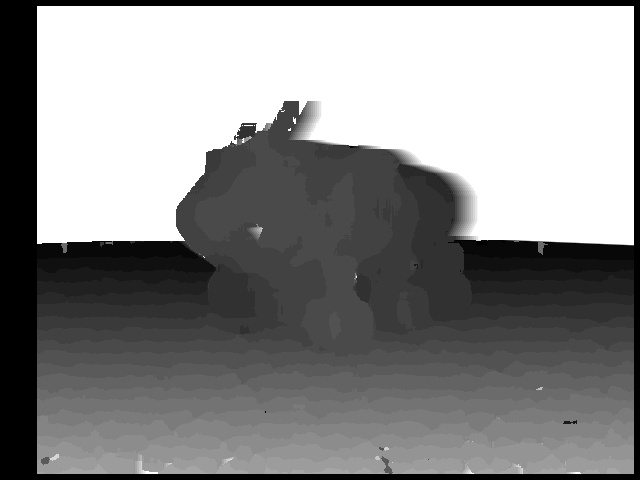
#> input picture ubuntu/left_disp.jpg, 640 x 480 px
$ python image_processing.py   (older library calls are emulated)
#> lines starting #> are read from the running program, lines starting #| are printed output that depends on the picture
import matplotlib.pyplot as plt
import numpy as np
import cv2

# load
l_disp = cv2.imread("left_disp.jpg")
#> l_disp is the input picture: shape (480, 640, 3); min 0, max 255, mean 139.6
r_disp = cv2.imread("right_disp.jpg")
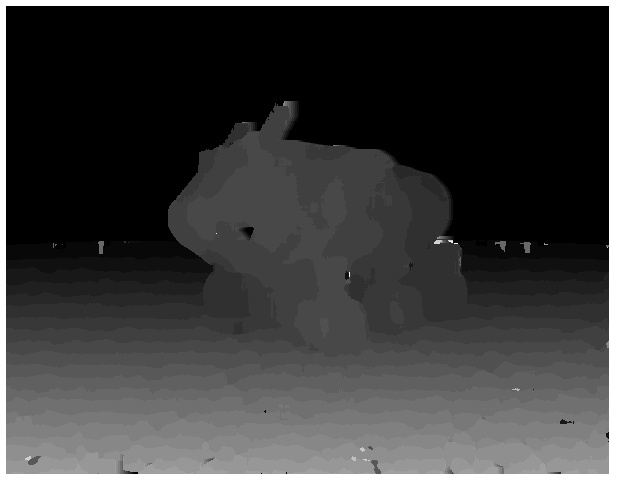
#> input picture ubuntu/right_disp.jpg, 640 x 480 px
#> r_disp is the input picture: shape (480, 640, 3); min 0, max 255, mean 64.2

numDisparities = 32
blockSize = 13

cv2.normalize(l_disp,  l_disp, 0, numDisparities-1, cv2.NORM_MINMAX)
cv2.normalize(r_disp,  r_disp, 0, numDisparities-1, cv2.NORM_MINMAX)

l_disp = l_disp[:,:,0].astype(np.float32)
#> l_disp: shape (480, 640) float32
r_disp = r_disp[:,:,0].astype(np.float32)
#> r_disp: shape (480, 640) float32

l_offs = int(numDisparities) + int(blockSize/2.)
r_offs = t_offs = b_offs = int(blockSize/2.)

l_disp_val = l_disp[t_offs:l_disp.shape[0]-b_offs,l_offs:l_disp.shape[1]-r_offs]
r_disp_val =  l_disp[t_offs:r_disp.shape[0]-b_offs,l_offs:r_disp.shape[1]-r_offs]

#valid_disp_ROI = cv2.rectangle(l_offs, t_offs, l_disp.shape[1]-l_offs-r_offs, l_disp.shape[0]-t_offs-b_offs)

# compute variance maps
rad = 5

l_avg = np.zeros(l_disp.shape)
r_avg = np.zeros(r_disp.shape)

l_avg[t_offs:l_disp.shape[0]-b_offs,l_offs:l_disp.shape[1]-r_offs] = cv2.boxFilter(l_disp_val, ddepth=cv2.CV_32F, ksize=(2*rad+1, 2*rad+1), normalize=True)
r_avg[t_offs:r_disp.shape[0]-b_offs,l_offs:r_disp.shape[1]-r_offs] = cv2.boxFilter(r_disp_val, ddepth=cv2.CV_32F, ksize=(2*rad+1, 2*rad+1), normalize=True)

l_sq_avg = np.zeros(l_disp.shape)
r_sq_avg = np.zeros(r_disp.shape)

l_sq_avg[t_offs:l_disp.shape[0]-b_offs,l_offs:l_disp.shape[1]-r_offs] = cv2.sqrBoxFilter(l_disp_val, ddepth=cv2.CV_32F, ksize=(2*rad+1, 2*rad+1), normalize=True)
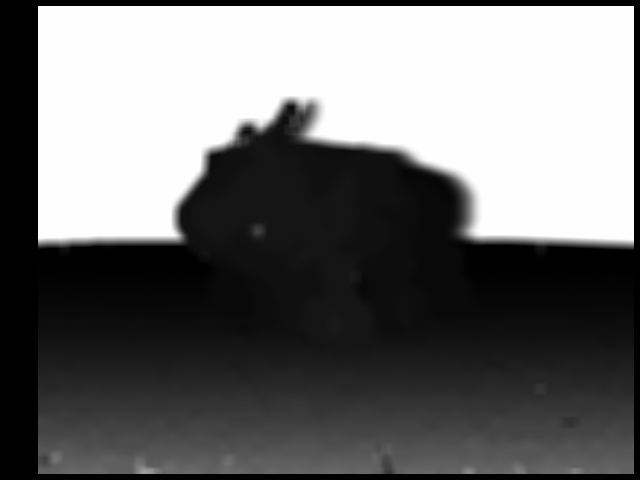
#> l_sq_avg: shape (480, 640) float64; min 0, max 961, mean 422.5; drawn with min black and max white
r_sq_avg[t_offs:r_disp.shape[0]-b_offs,l_offs:r_disp.shape[1]-r_offs] = cv2.sqrBoxFilter(r_disp_val, ddepth=cv2.CV_32F, ksize=(2*rad+1, 2*rad+1), normalize=True)

l_var = np.zeros(l_disp.shape)
r_var = np.zeros(r_disp.shape)

l_var = l_sq_avg - np.multiply(l_avg, l_avg)
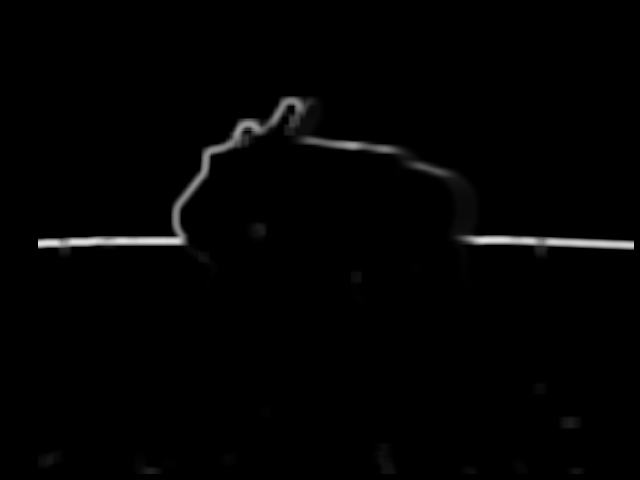
#> l_var: shape (480, 640) float64; min 0, max 228.4, mean 3.1
r_var = r_sq_avg - np.multiply(r_avg, r_avg)

# confidence maps
roll_off = 0.001

l_conf = np.maximum(1.0 - roll_off*l_var, 0.)
r_conf = np.maximum(1.0 - roll_off*r_var, 0.)

# left-right consistency
lrc = np.zeros(l_disp.shape)
thresh = 24

l_offs_right = l_disp.shape[1] - (l_offs + l_disp.shape[1]-r_offs)
#> l_offs_right = -32
t_offs_right = t_offs

for i in range(t_offs, l_disp.shape[0]-b_offs):
    for j in range(l_offs, l_disp.shape[1]-r_offs):
        rj = j - int(int(l_disp[i, j])) # bitshift by 4, divides by powers of 2 (here: 2**4)
        if rj >= l_offs_right and rj < l_disp.shape[1] - -l_offs - r_offs:
            disp = abs(l_disp[i, j] - r_disp[i, rj])
            if disp < thresh:
                lrc[i, j] = min(l_conf[i, j], r_conf[i, rj])
            else:
                lrc[i, j] = 0.
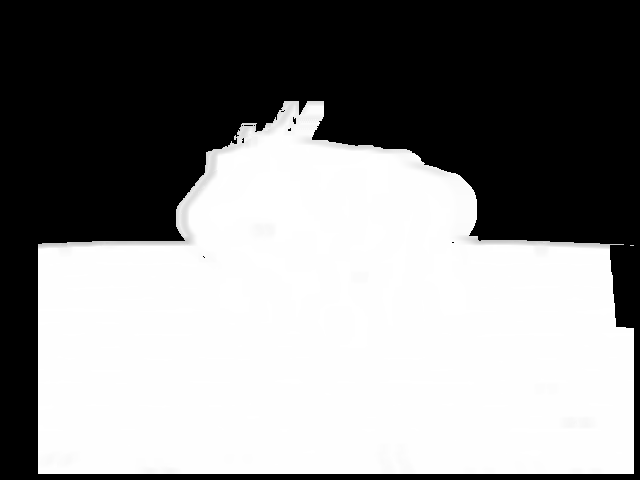
#> lrc: shape (480, 640) float64; min 0, max 1, mean 0.535

lrc *= 255.

# disp multiply conf
disp_mul_conf = np.multiply(l_disp, lrc)

# wls
l_gra = cv2.imread("gra_left.jpg")
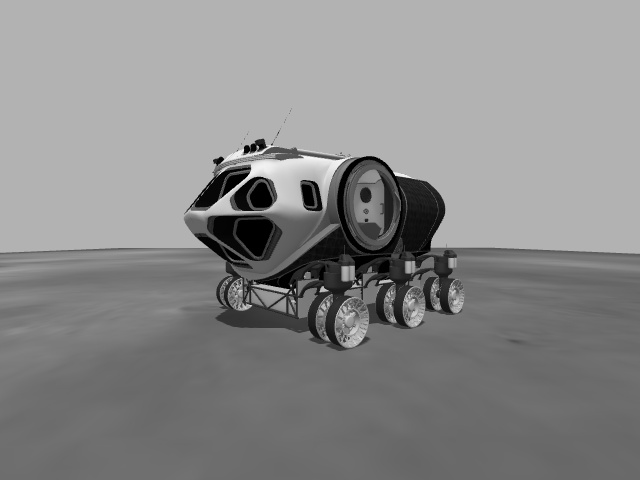
#> input picture ubuntu/gra_left.jpg, 640 x 480 px
#> l_gra is the input picture: shape (480, 640, 3); min 0, max 248, mean 137.2
l_gra = l_gra[:,:,0]
#> l_gra: shape (480, 640)

disp_mul_conf_filtered = np.zeros(l_disp.shape)
lrc_filtered = np.zeros(l_disp.shape)

wls = cv2.ximgproc.createFastGlobalSmootherFilter(l_gra[t_offs:l_disp.shape[0]-b_offs,l_offs:l_disp.shape[1]-r_offs], 1.e4, 1.)
disp_mul_conf_filtered[t_offs:l_disp.shape[0]-b_offs,l_offs:l_disp.shape[1]-r_offs] = wls.filter(disp_mul_conf[t_offs:l_disp.shape[0]-b_offs,l_offs:l_disp.shape[1]-r_offs].astype(np.float32))
lrc_filtered[t_offs:l_disp.shape[0]-b_offs,l_offs:l_disp.shape[1]-r_offs] = wls.filter(lrc[t_offs:l_disp.shape[0]-b_offs,l_offs:l_disp.shape[1]-r_offs].astype(np.float32))

wls_filtered = np.multiply(disp_mul_conf_filtered, 1./(lrc_filtered+1.e-43))
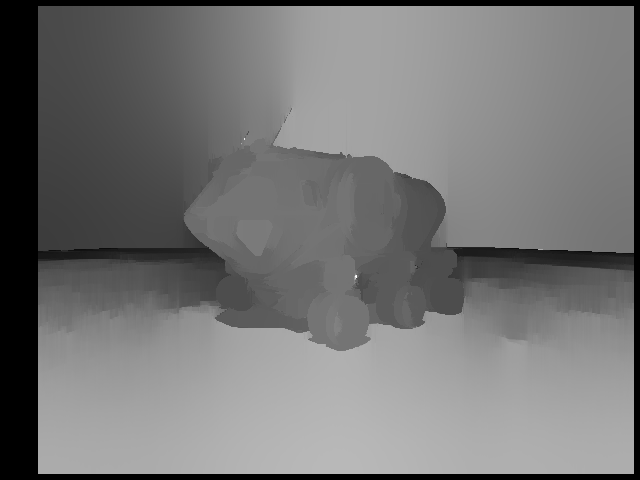
#> wls_filtered: shape (480, 640) float64; min 0, max 19.64, mean 9.03; drawn with min black and max white

# normalize
cv2.normalize(l_avg,  l_avg, 0, 255, cv2.NORM_MINMAX)
cv2.normalize(r_avg,  r_avg, 0, 255, cv2.NORM_MINMAX)
cv2.normalize(l_sq_avg,  l_sq_avg, 0, 255, cv2.NORM_MINMAX)
cv2.normalize(r_sq_avg,  r_sq_avg, 0, 255, cv2.NORM_MINMAX)
cv2.normalize(l_var,  l_var, 0, 255, cv2.NORM_MINMAX)
cv2.normalize(r_var,  r_var, 0, 255, cv2.NORM_MINMAX)
cv2.normalize(l_conf,  l_conf, 0, 255, cv2.NORM_MINMAX)
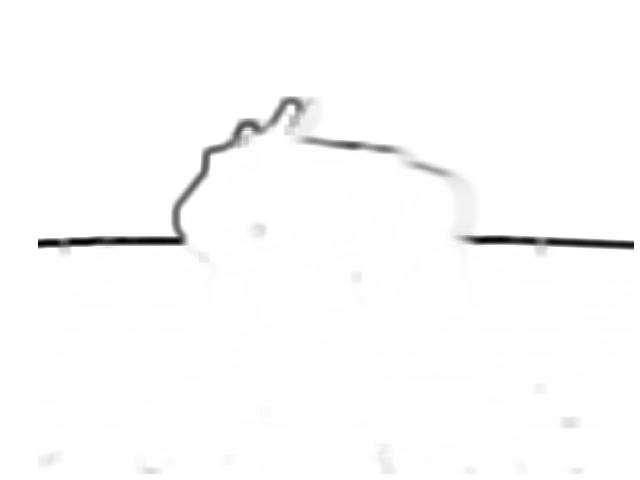
#> l_conf: shape (480, 640) float64; min -1.81e-14, max 255, mean 251.6; drawn with min black and max white
cv2.normalize(r_conf,  r_conf, 0, 255, cv2.NORM_MINMAX)
cv2.normalize(lrc,  lrc, 0, 255, cv2.NORM_MINMAX)
cv2.normalize(disp_mul_conf, disp_mul_conf, 0, 255, cv2.NORM_MINMAX)
cv2.normalize(wls_filtered,  wls_filtered, 0, 255, cv2.NORM_MINMAX)

# save
cv2.imwrite("l_avg.jpg", l_avg)
cv2.imwrite("r_avg.jpg", r_avg)
cv2.imwrite("l_sq_avg.jpg", l_sq_avg)
cv2.imwrite("r_sq_avg.jpg", r_sq_avg)
cv2.imwrite("l_var.jpg", l_var)
cv2.imwrite("r_var.jpg", r_var)
cv2.imwrite("l_conf.jpg", l_conf)
cv2.imwrite("r_conf.jpg", r_conf)
cv2.imwrite("lrc.jpg", lrc)
cv2.imwrite("disp_mul_conf.jpg", disp_mul_conf)
cv2.imwrite("wls_filtered.jpg", wls_filtered)
